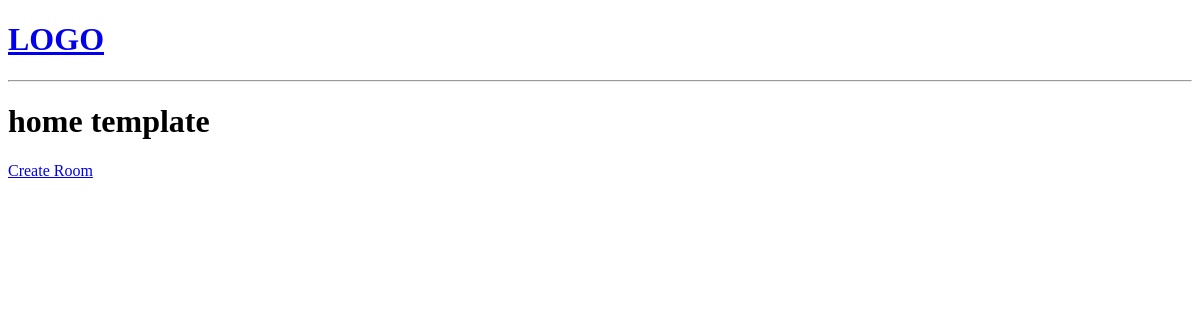
/, run on an earlier commit of the app's database.
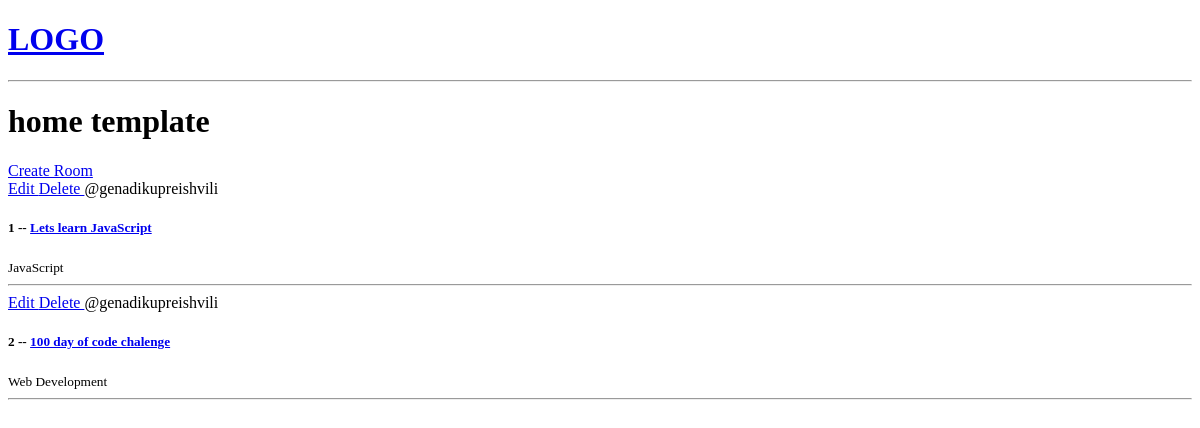
And on a later commit of the database.
### base/models.py (models this page shows, shortened)
class Room(models.Model):
    host = models.ForeignKey(User , on_delete = models.SET_NULL, null = True)
    topic = models.ForeignKey(Topic, on_delete = models.SET_NULL, null = True)
    name = models.CharField(max_length = 200)
    description = models.TextField(null = True, blank = True)
    updated = models.DateTimeField(auto_now = True)
    created  = models.DateTimeField(auto_now_add = True)
    class Meta:
        ordering = ['-updated', '-created']

class Topic(models.Model):
    name = models.CharField(max_length = 200)

### base/views.py (the view)
# urls.py: path("", views.home, name = "home"),
def home(request, ):
    rooms = Room.objects.all()
    context = {"rooms":rooms}
    return render(request, "base/home.html", context)

### base/templates/base/home.html
{% extends "main.html" %}
{%block content%}
<h1> home template</h1>
<dive>
    <a href = '{% url "create-room" %}'> Create Room </a>
    <div>
        {% for room in rooms %}
        <div>
            <a href =  "{% url 'update-room' room.id %}"   > Edit  </a>
            <a href =  "{% url 'delete-room' room.id %}"   > Delete  </a>
            <span>@{{room.host.username }}</span>
            <h5> {{room.id}} -- <a href = " {% url 'room' room.id %} ">{{room.name}} </a> </h5>
            <small> {{room.topic.name}} </small>
            <hr>
        </div>
        {%endfor %}
    </div>
</dive>
{%endblock content%}

### templates/main.html (shortened to what this page needs)
<!DOCTYPE html>
<html lang="en">
<head>
</head>
<body>
    {% include 'navbar.html' %}
    {% block content %}
    {% endblock %}
</body>
</html>

### templates/navbar.html
<a href = "/">
    <h1> LOGO </h1>
</a>
<hr>

What changed in the data, as far as the page shows it:
added Room: host.username "genadikupreishvili", id "1", name "Lets learn JavaScript", topic.name "JavaScript"
added Room: host.username "genadikupreishvili", id "2", name "100 day of code chalenge", topic.name "Web Development"
